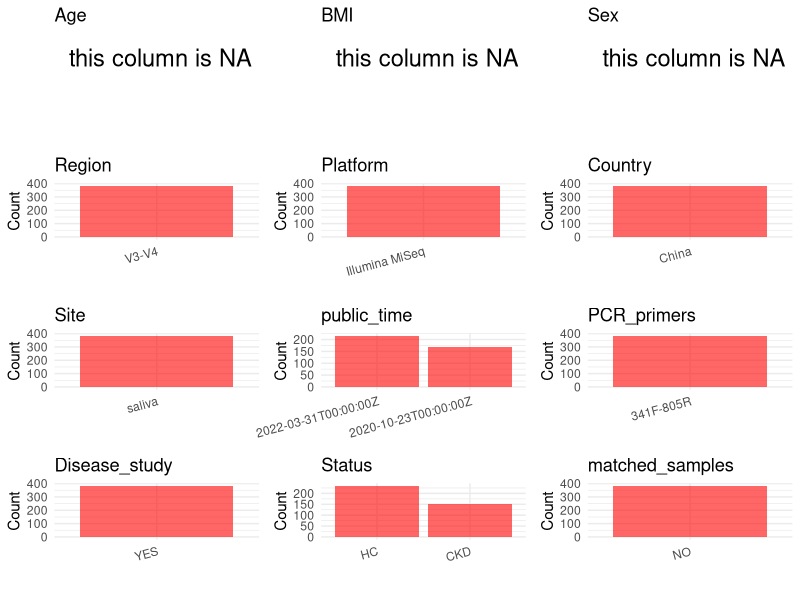

Write the R code that produced this figure. (Note: this script raises an error after producing the figure.)
## ---- chunk 1
# Load necessary libraries
library(dplyr)
library(ggplot2)
library(cowplot)

# Set working directory (update this path to your local directory)
setwd("E:/bioproject_YL/PRJNA557511")

# Read the initial metadata files
initial_meta <- read.csv("SraRunTable.csv", header = T) 

# Display the first few rows of the metadata
head(initial_meta)
## ---- chunk 2
# Create a uniform metadata dataframe
metadata<-data.frame(
  BioProject=initial_meta$BioProject,
  Run=initial_meta$Run,
  sample_name=initial_meta$HOST,
  Age = NA, 
  BMI = NA, 
  Sex = NA,  
  Region = "V3-V4",
  Platform=initial_meta$Instrument,
  Country=initial_meta$geo_loc_name_country,
  Site=initial_meta$isolation_source,
  public_time=initial_meta$ReleaseDate,
  Status=initial_meta$Library.Name,
  stringsAsFactors = FALSE
)
## ---- chunk 3
# Add information obtained from the publication
metadata$PCR_primers <- "341F-805R"
metadata$title <- "Characteristics of human oral microbiome and its non-invasive diagnostic value in chronic kidney disease"
metadata$Disease_study <- "YES"
# Assign disease status based on sample_name patterns
metadata <- metadata %>%
  mutate(Status = case_when(
      grepl("HC", Status) ~ "HC",
      TRUE ~ "CKD"))

# Check initial data distribution
cat("Initial sample distribution:\n")
table(metadata$sample_name)
table(metadata$Site)

# Calculate sampling frequency per subject
sample_counts <- table(metadata$sample_name)
cat("\nNumber of samples per subject:\n")
print(sample_counts)

# Create matched_samples column
metadata$matched_samples <- ifelse(metadata$sample_name %in% names(sample_counts[sample_counts >= 2]), "YES", "NO")

cat("\nMatched samples distribution:\n")
table(metadata$matched_samples)

# Identify samples for removal: single samples excluding saliva
single_samples <- names(sample_counts[sample_counts == 1])
samples_to_remove <- metadata$sample_name %in% single_samples & 
                     !(metadata$Site %in% c("saliva"))

cat("\nNumber of samples to be removed:", sum(samples_to_remove), "\n")

# Remove identified samples
metadata_clean <- metadata[!samples_to_remove, ]

cat("\nFinal sample distribution after cleaning:\n")
table(metadata_clean$sample_name)
table(metadata_clean$Site)
table(metadata_clean$matched_samples)

# Use cleaned dataset for subsequent analysis
metadata <- metadata_clean
## ---- chunk 4
# Check the number of unique runs and sample names
print(paste("Number of unique runs:", length(unique(metadata$Run))))
print(paste("Number of unique sample names:", length(unique(metadata$sample_name))))
## ---- chunk 5
# Select columns for visualization
plot_data <- metadata %>%
  select(-BioProject, -Run, -sample_name, -title)

# Function to create simple plots for each column
create_simple_plots <- function(data) {
  plots <- list()
  
  for (col in colnames(data)) {
    # Check if the column is all NA
    if (all(is.na(data[[col]]))) {
      # Create an empty plot with text indicating all NA
      p <- ggplot() +
        annotate("text", x = 0.5, y = 0.5, label = "this column is NA", size = 6) +
        labs(title = col) +
        theme_void()
    } else if (is.numeric(data[[col]])) {
      # Numeric variable: histogram
      p <- ggplot(data, aes(x = .data[[col]])) +
        geom_histogram(fill = "blue", alpha = 0.6, bins = 20, na.rm = TRUE) +
        labs(title = col) +
        theme_minimal()
    } else {
      # Categorical variable: bar plot (remove NA values)
      count_data <- as.data.frame(table(data[[col]], useNA = "ifany"))
      p <- ggplot(count_data, aes(x = reorder(Var1, -Freq), y = Freq)) +
        geom_col(fill = "red", alpha = 0.6) +
        labs(title = col, x = NULL, y = "Count") +
        theme_minimal() +
        theme(axis.text.x = element_text(angle = 15, hjust = 1))
    }
    plots[[col]] <- p
  }
  
  return(plots)
}

# Generate and arrange plots
plots <- create_simple_plots(plot_data)
p<-plot_grid(plots$Age, 
          plots$BMI, 
          plots$Sex, 
          plots$Region, 
          plots$Platform, 
          plots$Country, 
          plots$Site,
          plots$public_time, 
          plots$PCR_primers,
          plots$Disease_study,
          plots$Status,
          plots$matched_samples,# add 
          ncol = 3, align = "hv", axis = "lb")
ggsave("Metadata_Summary.png", plot = p, width = 8, height = 6, dpi = 150)
## ---- chunk 6
knitr::include_graphics("Metadata_Summary.png")
## ---- chunk 7
# Reorder columns to match the desired format
metadata <- metadata[, c(
  "BioProject", "Run", "sample_name", "Age", "BMI", "Sex", 
  "Region", "Platform", "Country", "Site", "public_time", 
  "PCR_primers", "title", "Disease_study", "Status", "matched_samples"
)]

# Export the uniform metadata to a CSV file
write.csv(metadata, file = "metadata.csv", quote = FALSE)
head(metadata)
